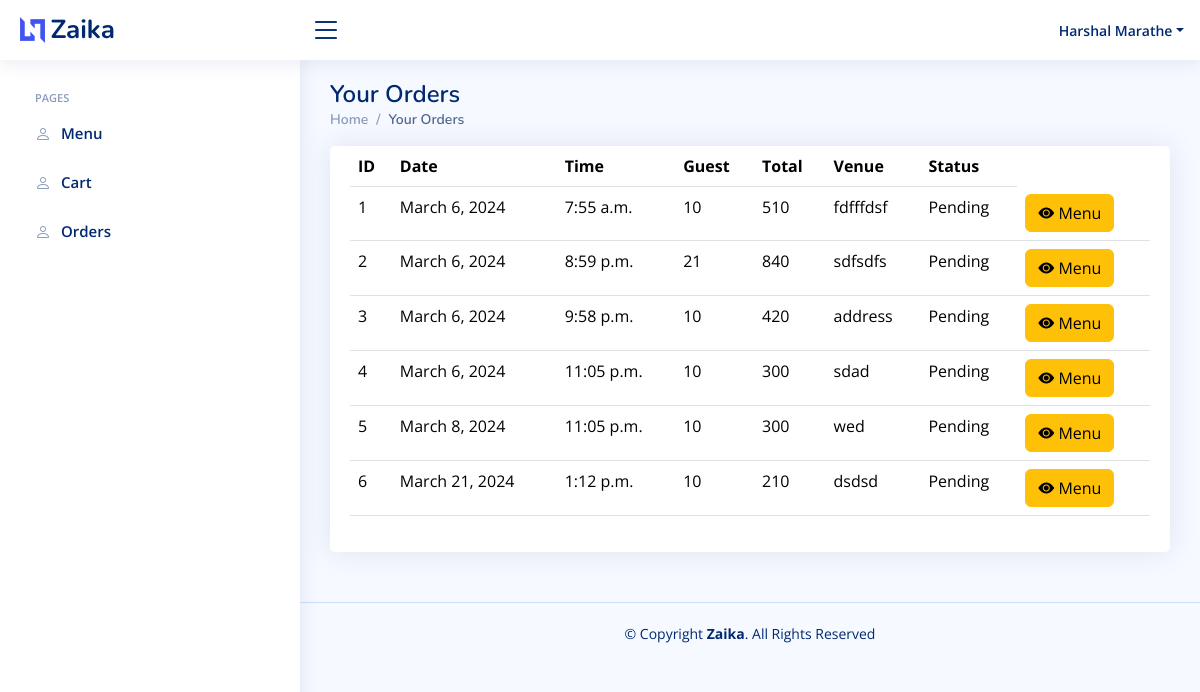
The page /order/ (signed in) on the database its author committed.
### UserApp/models.py (models this page shows, shortened)
class Users(AbstractUser):
    full_name = models.CharField(max_length=100,null=True, blank=True,default="")
    email = models.EmailField(unique=True)
    USERNAME_FIELD = 'email'
    role = models.CharField(max_length=100,null=True, blank=True,choices=(('Staff','Staff'),('User','User')),default="User")
    REQUIRED_FIELDS = ['username']

class Order(models.Model):
    user = models.ForeignKey(Users, on_delete=models.CASCADE)
    name = models.CharField(max_length=100,null=True, blank=True)
    phone = models.CharField(max_length=100,null=True, blank=True)
    items = models.ManyToManyField(CartItem)
    order_date = models.DateTimeField(auto_now_add=True)
    total_price = models.IntegerField()
    guest_count = models.IntegerField(default=1)
    venue = models.CharField(max_length=100,null=True,blank=True)
    date = models.DateField()
    time = models.TimeField()
    status = models.CharField(max_length=100,default="Pending",null=True,blank=True)

### UserApp/views.py (the view)
# urls.py: path('',Userorder,name='u-order'),
@login_required(login_url='/login/')
def order(request):
    data = Order.objects.filter(user = request.user)
    return render(request, 'order.html',context={'data':data})

### UserApp/templates/order.html (shortened to what this page needs)
{% extends "base.html" %}
{% load static %}
{% block content %}
<main id="main" class="main">
    <div class="pagetitle">
        <h1>Your Orders</h1>
        <nav>
          <ol class="breadcrumb">
            <li class="breadcrumb-item"><a href="">Home</a></li>
            <li class="breadcrumb-item active">Your Orders</li>
          </ol>
        </nav>
    </div>
    <section class="section">
        <div class="row">
          <div class="col-lg-12">
            <div class="card">
              <div class="card-body">
                <table class="table datatable">
                  <thead>
                    <tr>
                      <th scope="col">ID</th>
                      <th scope="col">Date</th>
                      <th scope="col">Time</th>
                      <th scope="col">Guest</th>
                      <th scope="col">Total</th>
                      <th scope="col">Venue</th>
                      <th scope="col">Status</th>
                    </tr>
                  </thead>
                  <tbody>
                    {% for obj in data %}
                    <tr>
                      <td>{{obj.id}}</td>
                      <td>{{obj.date}}</td>
                      <td>{{obj.time}}</td>
                      <td>{{obj.guest_count}}</td>
                      <td>{{obj.total_price}}</td>
                      <td>{{obj.venue}}</td>
                      <td>{{obj.status}}</td>
                      <td>
                            <button type="button" class="btn btn-warning" data-bs-toggle="modal" data-bs-target="#modalDialog1Scrollable{{obj.id}}">
                              <i class="bi bi-eye-fill"></i> Menu
                            </button>
                          </td>
                    </tr>
                    {% endfor %}
                  </tbody>
                </table>
              </div>
            </div>
          </div>
        </div>
    </section>
</main>
{% endblock content %}

### UserApp/templates/base.html (shortened to what this page needs)
{% load static %}
<!DOCTYPE html>
<html lang="en">
<head>
  <link href="{% static "User/assets/vendor/bootstrap/css/bootstrap.min.css" %}" rel="stylesheet">
  <link href="{% static "User/assets/vendor/bootstrap-icons/bootstrap-icons.css" %}" rel="stylesheet">
  <link href="{% static "User/assets/vendor/boxicons/css/boxicons.min.css" %}" rel="stylesheet">
  <link href="{% static "User/assets/vendor/quill/quill.snow.css" %}" rel="stylesheet">
  <link href="{% static "User/assets/vendor/quill/quill.bubble.css" %}" rel="stylesheet">
  <link href="{% static "User/assets/vendor/remixicon/remixicon.css" %}" rel="stylesheet">
  <link href="{% static "User/assets/vendor/simple-datatables/style.css" %}" rel="stylesheet">
  <link href="{% static "User/assets/css/style.css" %}" rel="stylesheet">
</head>
<body>
  <header id="header" class="header fixed-top d-flex align-items-center">
    <div class="d-flex align-items-center justify-content-between">
      <a href="" class="logo d-flex align-items-center">
        <img src="assets/img/logo.png" alt="">
        <span class="d-none d-lg-block">Zaika</span>
      </a>
      <i class="bi bi-list toggle-sidebar-btn"></i>
    </div>
    {% if request.user.is_authenticated %}
    <nav class="header-nav ms-auto">
      <ul class="d-flex align-items-center">
        <li class="nav-item dropdown pe-3">
          <a class="nav-link nav-profile d-flex align-items-center pe-0" href="#" data-bs-toggle="dropdown">
            <span class="d-none d-md-block dropdown-toggle ps-2">{{user.full_name}}</span>
          </a>
        </li>
      </ul>
    </nav>
    {% endif %}
  </header>
  <aside id="sidebar" class="sidebar">
    <ul class="sidebar-nav" id="sidebar-nav">
      <li class="nav-heading">Pages</li>
      <li class="nav-item">
        <a class="nav-link collapsed" href="{% url "category" %}">
          <i class="bi bi-person"></i>
          <span>Menu</span>
        </a>
      </li>
      <li class="nav-item">
        <a class="nav-link collapsed" href="{% url "cart" %}">
          <i class="bi bi-person"></i>
          <span>Cart</span>
        </a>
      </li>
      <li class="nav-item">
        <a class="nav-link collapsed" href="{% url "order" %}">
          <i class="bi bi-person"></i>
          <span>Orders</span>
        </a>
      </li>
    </ul>
  </aside>
  {% block content %}
  {% endblock content %}
  <footer id="footer" class="footer">
    <div class="copyright">
      &copy; Copyright <strong><span>Zaika</span></strong>. All Rights Reserved
    </div>
  </footer>
</body>
</html>

### UserApp/static/User/assets/css/style.css (style rules this page uses)
:root { scroll-behavior: smooth; }
body { font-family: "Open Sans", sans-serif; background: #f6f9ff; color: #444444; }
a { color: #4154f1; text-decoration: none; }
h1, h2, h3, h4, h5, h6 { font-family: "Nunito", sans-serif; }
#main { margin-top: 60px; padding: 20px 30px; transition: all 0.3s; }
.pagetitle { margin-bottom: 10px; }
.pagetitle h1 { font-size: 24px; margin-bottom: 0; font-weight: 600; color: #012970; }
.card { margin-bottom: 30px; border: none; border-radius: 5px; box-shadow: 0px 0 30px rgba(1, 41, 112, 0.1); }
.card-body { padding: 0 20px 20px 20px; }
.breadcrumb { font-size: 14px; font-family: "Nunito", sans-serif; color: #899bbd; font-weight: 600; }
.breadcrumb a { color: #899bbd; transition: 0.3s; }
.breadcrumb .breadcrumb-item::before { color: #899bbd; }
.breadcrumb .active { color: #51678f; font-weight: 600; }
.logo { line-height: 1; }
@media (min-width: 1200px) { .logo { width: 280px; } }
.logo img { max-height: 26px; margin-right: 6px; }
.logo span { font-size: 26px; font-weight: 700; color: #012970; font-family: "Nunito", sans-serif; }
.header { transition: all 0.5s; z-index: 997; height: 60px; box-shadow: 0px 2px 20px rgba(1, 41, 112, 0.1); background-color: #fff; padding-left: 20px; }
.header .toggle-sidebar-btn { font-size: 32px; padding-left: 10px; cursor: pointer; color: #012970; }
.header-nav ul { list-style: none; }
.header-nav>ul { margin: 0; padding: 0; }
.header-nav .nav-profile { color: #012970; }
.header-nav .nav-profile span { font-size: 14px; font-weight: 600; }
.sidebar { position: fixed; top: 60px; left: 0; bottom: 0; width: 300px; z-index: 996; transition: all 0.3s; padding: 20px; overflow-y: auto; scrollbar-width: thin; scrollbar-color: #aab7cf transparent; box-shadow: 0px 0px 20px rgba(1, 41, 112, 0.1); background-color: #fff; }
@media (min-width: 1200px) { #main, #footer { margin-left: 300px; } }
.sidebar-nav { padding: 0; margin: 0; list-style: none; }
.sidebar-nav li { padding: 0; margin: 0; list-style: none; }
.sidebar-nav .nav-item { margin-bottom: 5px; }
.sidebar-nav .nav-heading { font-size: 11px; text-transform: uppercase; color: #899bbd; font-weight: 600; margin: 10px 0 5px 15px; }
.sidebar-nav .nav-link { display: flex; align-items: center; font-size: 15px; font-weight: 600; color: #4154f1; transition: 0.3; background: #f6f9ff; padding: 10px 15px; border-radius: 4px; }
.sidebar-nav .nav-link i { font-size: 16px; margin-right: 10px; color: #4154f1; }
.sidebar-nav .nav-link.collapsed { color: #012970; background: #fff; }
.sidebar-nav .nav-link.collapsed i { color: #899bbd; }
.footer { padding: 20px 0; font-size: 14px; transition: all 0.3s; border-top: 1px solid #cddfff; }
.footer .copyright { text-align: center; color: #012970; }

### rows shown on the page
Users: full_name "Harshal Marathe"
Order: id "1", date "March 6, 2024", time "7:55 a.m.", guest_count "10", total_price "510", venue "fdfffdsf", status "Pending"
Order: id "2", date "March 6, 2024", time "8:59 p.m.", guest_count "21", total_price "840", venue "sdfsdfs", status "Pending"
Order: id "3", date "March 6, 2024", time "9:58 p.m.", guest_count "10", total_price "420", venue "address", status "Pending"
Order: id "4", date "March 6, 2024", time "11:05 p.m.", guest_count "10", total_price "300", venue "sdad", status "Pending"
Order: id "5", date "March 8, 2024", time "11:05 p.m.", guest_count "10", total_price "300", venue "wed", status "Pending"
Order: id "6", date "March 21, 2024", time "1:12 p.m.", guest_count "10", total_price "210", venue "dsdsd", status "Pending"
